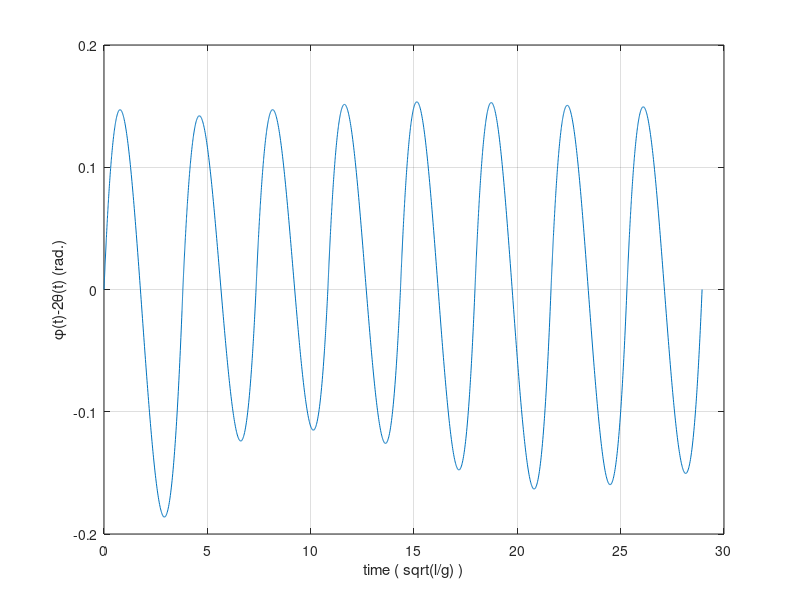
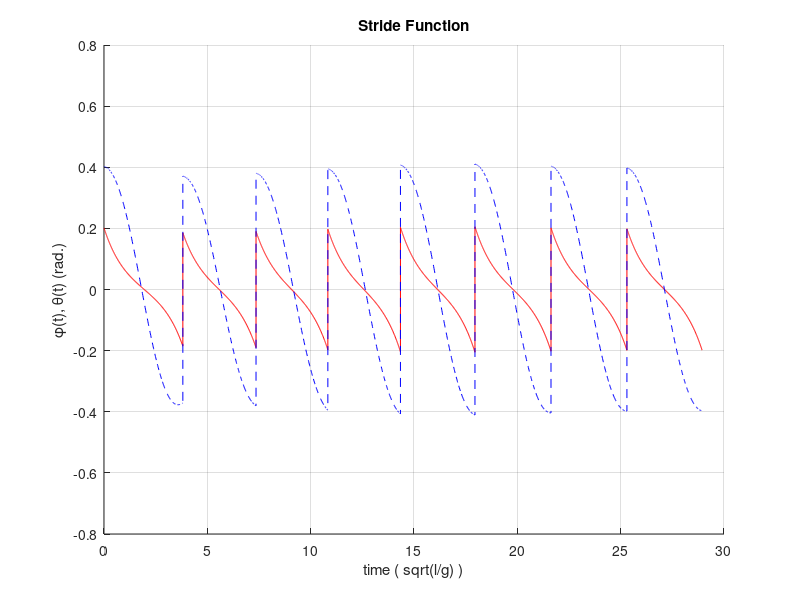
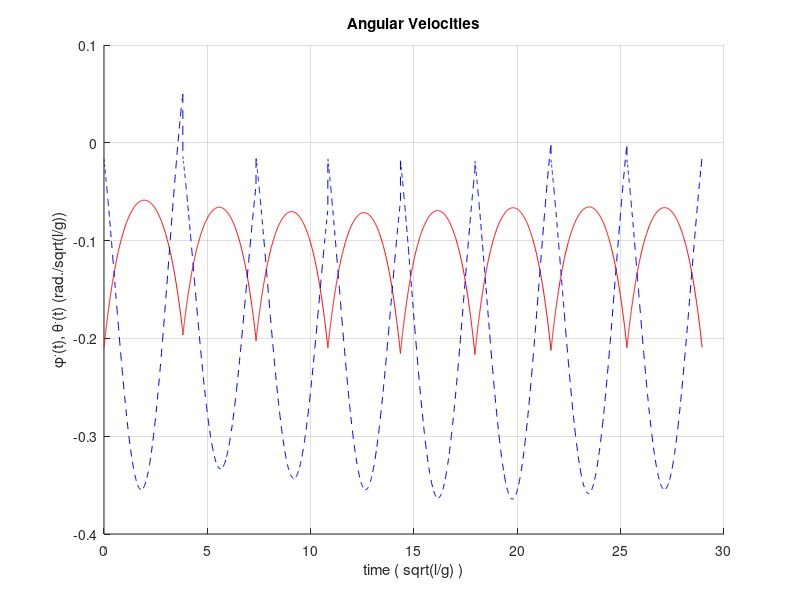
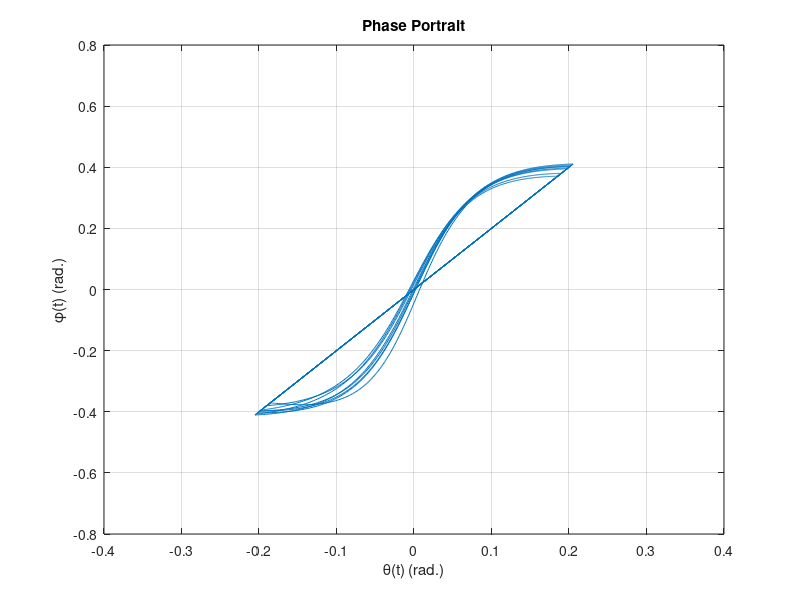

Source code (MATLAB) for these figures, in order: (Note: this script raises an error after producing the figures.)
function actuwm(gam,steps)
%ACTUWM  Simulation of passive dynamic walking - actuated Simplest Walking Model
%   ACTUWM simulates the "Simplest Walking Model" passive dynamic walker powered
%   by toe-off impulse and a spring-like torque at hip for eight STEPS with a
%   default slope, GAM, of 0 radians.
%   
%   ACTUWM(GAM) optionally specifies the slope angle, GAM, in radians.
%   
%   ACTUWM(GAM, STEPS) optionally specifies the integer number of STEPS to
%   simulate.
%   
%   See also: SIMPWM, WMVIEW.

%   Based on:
%   
%   [1] Arthur D. Kuo "Energetics of Actively Powered Locomotion Using the
%   Simplest Walking Model," ASME Journal of Biomedical Engineering, Vol. 124,
%   No. 1, pp. 113-120, 2002. http://dx.doi.org/10.1115/1.1427703
%   
%   [2] M. Garcia, A. Chatterjee, A. Ruina, and M. Coleman, "The Simplest
%   Walking Model: Stability, Complexity, and Scaling," ASME Journal of
%   Biomedical Engineering, Vol. 120, No. 2, pp. 281-288, 1998.
%   http://dx.doi.org/10.1115/1.2798313
%   
%   [3] Mario W. Gomes "A Derivation of the Transisition Rule at Heelstrike
%   which appears in the paper 'The Simplest Walking Model: Stability,
%   Complexity, and Scaling' by Garcia et al." pp. 1-3, Oct. 4, 1999.
%   http://ruina.tam.cornell.edu/research/topics/locomotion_and_robotics/simplest_walking/simplest_walking_gomes.pdf

%   Andrew D. Horchler, horchler @ gmail . com, Created 7-7-04
%   Revision: 1.1, 5-1-16


% Gamma: angle of slope (radians), used by integration function
if nargin < 1
    gam = 0;
end

% Step period (seconds), frequency of sinusoidal forcing at hip
tau = 3.84;

% Magnitude of sinusoidal forcing at hip
a = 0;

% Spring constant of spring-like torque at hip
k = -0.08;

% Integration time parameters
if nargin < 2
    steps = 8;  % Number of steps to simulate
end
per = 5;        % Max number of seconds allowed per step

% Initial desired step length
s = 0.4;

% IC constants
alpha = asin(0.5*s);

% Toe-off impulse applied at heelstrike condition
if a == 0
    omega = -1.04*alpha;
    P = -omega*tan(alpha);
else
    et = exp(tau)+exp(-tau);
    omega = -alpha*(2+et)/et;
    c2aet = cos(2*alpha)*et;
    P = (c2aet*alpha-2*omega+c2aet*omega)/(2*sin(2*alpha));
end

% Calculate stable ICs from theoretically determined equations
y0 = [alpha;
      omega;
      2*alpha;
      (1-cos(2*alpha))*omega];

% Initialization
y = [];         % Vector to save states
t = [];         % Vector to save times
tci = 0;        % Collision index vector
h = [0 per];	% Integration period in seconds

% Set integration tolerances, turn on collision detection, add more output points
opts = odeset('RelTol',1e-4,'AbsTol',1e-8,'Refine',30,'Events',@collision);

% Loop to perform integration of a noncontinuous function
for i=1:steps
   [tout,yout] = ode45(@(t,y)f(t,y,gam,a,tau,k),h,y0,opts); % Integrate for one stride
   y = [y;yout];                                         	%#ok<AGROW> % Append states to state vector
   t = [t;tout];                                            %#ok<AGROW> % Append times to time vector
   c2y1 = cos(2*y(end,1));                               	% Calculate once for new ICs
   s2y1p = sin(2*y(end,1))*P;                               % Calculate once for new ICs
   y0 = [-y(end,1);
         c2y1*y(end,2)+s2y1p;
         -2*y(end,1);
         c2y1*(1-c2y1)*y(end,2)+(1-c2y1)*s2y1p];            % Mapping to calculate new ICs after collision
   tci = [tci length(t)];                                   %#ok<AGROW> % Append collision index to collision vector
   h = t(end)+[0 per];                                   	% New time step
   s = [s 2*sin(y0(1))];                                 	%#ok<AGROW> % Append last stride length to stride vector
   if i==10                                              	% After gait has stabilized in a few steps
      %k = k+0.01;                                      	% New spring stiffness
      snew = 0.9*s(1);                                    	% New desired step length
      alpha = asin(0.5*snew);                             	% New parameter
      if a ~= 0
          omega = -alpha*(2+et)/et;                     	% Modified parameter if sinusoidal hip torque
      end
      P = -omega*tan(alpha);                              	% New toe-off impulse
   end
end

% Graph collision map
figure(1)
plot(t,y(:,3)-2*y(:,1))
grid on
xlabel('time ( sqrt(l/g) )')
ylabel('\phi(t)-2\theta(t) (rad.)')

% Graph angular positions - the stride function
figure(2)
hold on
plot(t,y(:,1),'r',t,y(:,3),'b--')
grid on
title('Stride Function')
xlabel('time ( sqrt(l/g) )')
ylabel('\phi(t), \theta(t) (rad.)')

% Graph angular velocities
figure(3)
hold on
plot(t,y(:,2),'r',t,y(:,4),'b--')
grid on
title('Angular Velocities')
xlabel('time ( sqrt(l/g) )')
ylabel('\phi^.(t), \theta^.(t) (rad./sqrt(l/g))')

% Phase plot of phi versus theta
figure(4)
plot(y(:,1),y(:,3))
grid on
title('Phase Portrait')
xlabel('\theta(t) (rad.)')
ylabel('\phi(t) (rad.)')

% Plot Hamiltonian
H = 0.5*y(:,2).*y(:,2)+cos(y(:,1)-gam);
figure(5)
plot(t,H-H(1))
grid on
title('Hamiltonian - Total Energy of System')
xlabel('time ( sqrt(l/g) )')
ylabel('Hamiltonian: H(t)-H(0)')

% Run model animation: mview.m
wmview(y,gam,tci)



function ydot=f(t,y,gam,a,tau,k)
%ODE definition
% y1: theta
% y2: thetadot
% y3: phi
% y4: phidot
% gam: slope of incline (radians)
% a: magnitude of sinusoidal forcing at hip
% tau: frequency of sinusoidal forcing at hip
% k: pring stiffness at hip

% Forcing function
F = a*sin(2*pi/tau*t)+k*y(3);

% First order differential equations for Simplest Walking Model
ydot = [y(2);
        sin(y(1)-gam);
        y(4);
        sin(y(1)-gam)+sin(y(3))*(y(2)*y(2)-cos(y(1)-gam))+F];


function [val,ist,dir]=collision(t,y) %#ok<INUSL>
% Check for heelstrike collision using zero-crossing detection

val = y(3)-2*y(1);  % Geometric collision condition, when = 0
ist = 1;			% Stop integrating if collision found
dir = 1;			% Condition only true when passing from - to +